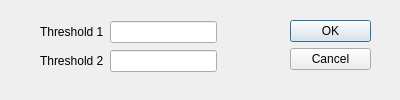
<?xml version="1.0" encoding="UTF-8"?>
<ui version="4.0">
 <class>Dialog_cartoonify</class>
 <widget class="QDialog" name="Dialog_cartoonify">
  <property name="geometry">
   <rect>
    <x>0</x>
    <y>0</y>
    <width>400</width>
    <height>100</height>
   </rect>
  </property>
  <property name="sizePolicy">
   <sizepolicy hsizetype="Fixed" vsizetype="Fixed">
    <horstretch>0</horstretch>
    <verstretch>0</verstretch>
   </sizepolicy>
  </property>
  <property name="minimumSize">
   <size>
    <width>400</width>
    <height>100</height>
   </size>
  </property>
  <property name="maximumSize">
   <size>
    <width>400</width>
    <height>100</height>
   </size>
  </property>
  <property name="windowTitle">
   <string>Cartoonify</string>
  </property>
  <widget class="QDialogButtonBox" name="buttonBox">
   <property name="geometry">
    <rect>
     <x>290</x>
     <y>20</y>
     <width>81</width>
     <height>241</height>
    </rect>
   </property>
   <property name="orientation">
    <enum>Qt::Vertical</enum>
   </property>
   <property name="standardButtons">
    <set>QDialogButtonBox::Cancel|QDialogButtonBox::Ok</set>
   </property>
  </widget>
  <widget class="QWidget" name="">
   <property name="geometry">
    <rect>
     <x>40</x>
     <y>20</y>
     <width>177</width>
     <height>55</height>
    </rect>
   </property>
   <layout class="QGridLayout" name="gridLayout">
    <item row="0" column="0">
     <widget class="QLabel" name="label">
      <property name="text">
       <string>Threshold 1</string>
      </property>
     </widget>
    </item>
    <item row="0" column="1">
     <widget class="QLineEdit" name="lineEdit_threshold1"/>
    </item>
    <item row="1" column="0">
     <widget class="QLabel" name="label_2">
      <property name="text">
       <string>Threshold 2</string>
      </property>
     </widget>
    </item>
    <item row="1" column="1">
     <widget class="QLineEdit" name="lineEdit_threshold2"/>
    </item>
   </layout>
  </widget>
 </widget>
 <resources/>
 <connections>
  <connection>
   <sender>buttonBox</sender>
   <signal>accepted()</signal>
   <receiver>Dialog_cartoonify</receiver>
   <slot>accept()</slot>
   <hints>
    <hint type="sourcelabel">
     <x>248</x>
     <y>254</y>
    </hint>
    <hint type="destinationlabel">
     <x>157</x>
     <y>274</y>
    </hint>
   </hints>
  </connection>
  <connection>
   <sender>buttonBox</sender>
   <signal>rejected()</signal>
   <receiver>Dialog_cartoonify</receiver>
   <slot>reject()</slot>
   <hints>
    <hint type="sourcelabel">
     <x>316</x>
     <y>260</y>
    </hint>
    <hint type="destinationlabel">
     <x>286</x>
     <y>274</y>
    </hint>
   </hints>
  </connection>
 </connections>
</ui>
